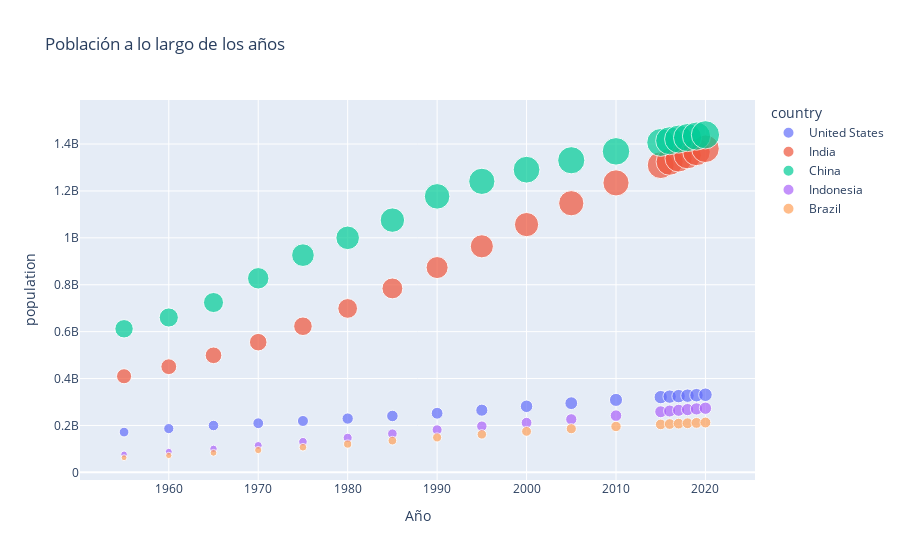

The notebook cell this image was saved under:
### Code cell
df_long = df_population.reset_index().melt(id_vars='year', 
                                             value_vars=['United States', 'India', 'China', 'Indonesia', 'Brazil'],
                                             var_name='country', 
                                             value_name='population')

# Generar el gráfico de burbujas
fig = px.scatter(df_long,
                 x='year', 
                 y='population',
                 size='population',  # Tamaño de la burbuja según la población
                 color='country',    # Color de la burbuja por país
                 title='Población a lo largo de los años',
                 labels={'Population': 'Población', 'year': 'Año'})  # Etiquetas personalizadas

# Mostrar el gráfico
fig.show()

### Figure 1 — Plotly figure (JSON) as saved in the notebook; plotly's stock layout.template omitted (floating-point values rounded to 4 significant figures)
{"data": [{"hovertemplate": "country=United States<br>Año=%{x}<br>population=%{marker.size}<extra></extra>", "legendgroup": "United States", "marker": {"color": "#636efa", "size": [171685336, 186720571, 199733676, 209513341, 219081251, 229476354, 240499825, 252120309, 265163745, 281710909, 294993511, 309011475, 320878310, 323015995, 325084756, 327096265, 329064917, 331002651], "sizemode": "area", "sizeref": 3598000.0, "symbol": "circle"}, "mode": "markers", "name": "United States", "orientation": "v", "showlegend": true, "type": "scatter", "x": [1955, 1960, 1965, 1970, 1975, 1980, 1985, 1990, 1995, 2000, 2005, 2010, 2015, 2016, 2017, 2018, 2019, 2020], "xaxis": "x", "y": [171685336, 186720571, 199733676, 209513341, 219081251, 229476354, 240499825, 252120309, 265163745, 281710909, 294993511, 309011475, 320878310, 323015995, 325084756, 327096265, 329064917, 331002651], "yaxis": "y"}, {"hovertemplate": "country=India<br>Año=%{x}<br>population=%{marker.size}<extra></extra>", "legendgroup": "India", "marker": {"color": "#EF553B", "size": [409880595, 450547679, 499123324, 555189792, 623102897, 698952844, 784360008, 873277798, 963922588, 1056575549, 1147609927, 1234281170, 1310152403, 1324517249, 1338676785, 1352642280, 1366417754, 1380004385], "sizemode": "area", "sizeref": 3598000.0, "symbol": "circle"}, "mode": "markers", "name": "India", "orientation": "v", "showlegend": true, "type": "scatter", "x": [1955, 1960, 1965, 1970, 1975, 1980, 1985, 1990, 1995, 2000, 2005, 2010, 2015, 2016, 2017, 2018, 2019, 2020], "xaxis": "x", "y": [409880595, 450547679, 499123324, 555189792, 623102897, 698952844, 784360008, 873277798, 963922588, 1056575549, 1147609927, 1234281170, 1310152403, 1324517249, 1338676785, 1352642280, 1366417754, 1380004385], "yaxis": "y"}, {"hovertemplate": "country=China<br>Año=%{x}<br>population=%{marker.size}<extra></extra>", "legendgroup": "China", "marker": {"color": "#00cc96", "size": [612241554, 660408056, 724218968, 827601394, 926240885, 1000089235, 1075589361, 1176883674, 1240920535, 1290550765, 1330776380, 1368810615, 1406847870, 1414049351, 1421021791, 1427647786, 1433783686, 1439323776], "sizemode": "area", "sizeref": 3598000.0, "symbol": "circle"}, "mode": "markers", "name": "China", "orientation": "v", "showlegend": true, "type": "scatter", "x": [1955, 1960, 1965, 1970, 1975, 1980, 1985, 1990, 1995, 2000, 2005, 2010, 2015, 2016, 2017, 2018, 2019, 2020], "xaxis": "x", "y": [612241554, 660408056, 724218968, 827601394, 926240885, 1000089235, 1075589361, 1176883674, 1240920535, 1290550765, 1330776380, 1368810615, 1406847870, 1414049351, 1421021791, 1427647786, 1433783686, 1439323776], "yaxis": "y"}, {"hovertemplate": "country=Indonesia<br>Año=%{x}<br>population=%{marker.size}<extra></extra>", "legendgroup": "Indonesia", "marker": {"color": "#ab63fa", "size": [77273425, 87751068, 100267062, 114793178, 130680727, 147447836, 164982451, 181413402, 196934260, 211513823, 226289470, 241834215, 258383256, 261556381, 264650963, 267670543, 270625568, 273523615], "sizemode": "area", "sizeref": 3598000.0, "symbol": "circle"}, "mode": "markers", "name": "Indonesia", "orientation": "v", "showlegend": true, "type": "scatter", "x": [1955, 1960, 1965, 1970, 1975, 1980, 1985, 1990, 1995, 2000, 2005, 2010, 2015, 2016, 2017, 2018, 2019, 2020], "xaxis": "x", "y": [77273425, 87751068, 100267062, 114793178, 130680727, 147447836, 164982451, 181413402, 196934260, 211513823, 226289470, 241834215, 258383256, 261556381, 264650963, 267670543, 270625568, 273523615], "yaxis": "y"}, {"hovertemplate": "country=Brazil<br>Año=%{x}<br>population=%{marker.size}<extra></extra>", "legendgroup": "Brazil", "marker": {"color": "#FFA15A", "size": [62533919, 72179226, 83373530, 95113265, 107216205, 120694009, 135274080, 149003223, 162019896, 174790340, 186127103, 195713635, 204471769, 206163053, 207833823, 209469323, 211049527, 212559417], "sizemode": "area", "sizeref": 3598000.0, "symbol": "circle"}, "mode": "markers", "name": "Brazil", "orientation": "v", "showlegend": true, "type": "scatter", "x": [1955, 1960, 1965, 1970, 1975, 1980, 1985, 1990, 1995, 2000, 2005, 2010, 2015, 2016, 2017, 2018, 2019, 2020], "xaxis": "x", "y": [62533919, 72179226, 83373530, 95113265, 107216205, 120694009, 135274080, 149003223, 162019896, 174790340, 186127103, 195713635, 204471769, 206163053, 207833823, 209469323, 211049527, 212559417], "yaxis": "y"}], "layout": {"autosize": true, "legend": {"itemsizing": "constant", "title": {"text": "country"}, "tracegroupgap": 0}, "title": {"text": "Población a lo largo de los años"}, "xaxis": {"anchor": "y", "autorange": true, "domain": [0, 1], "range": [1950.0, 2025.0], "title": {"text": "Año"}, "type": "linear"}, "yaxis": {"anchor": "x", "autorange": true, "domain": [0, 1], "range": [-55940000.0, 1678000000.0], "title": {"text": "population"}, "type": "linear"}}}
